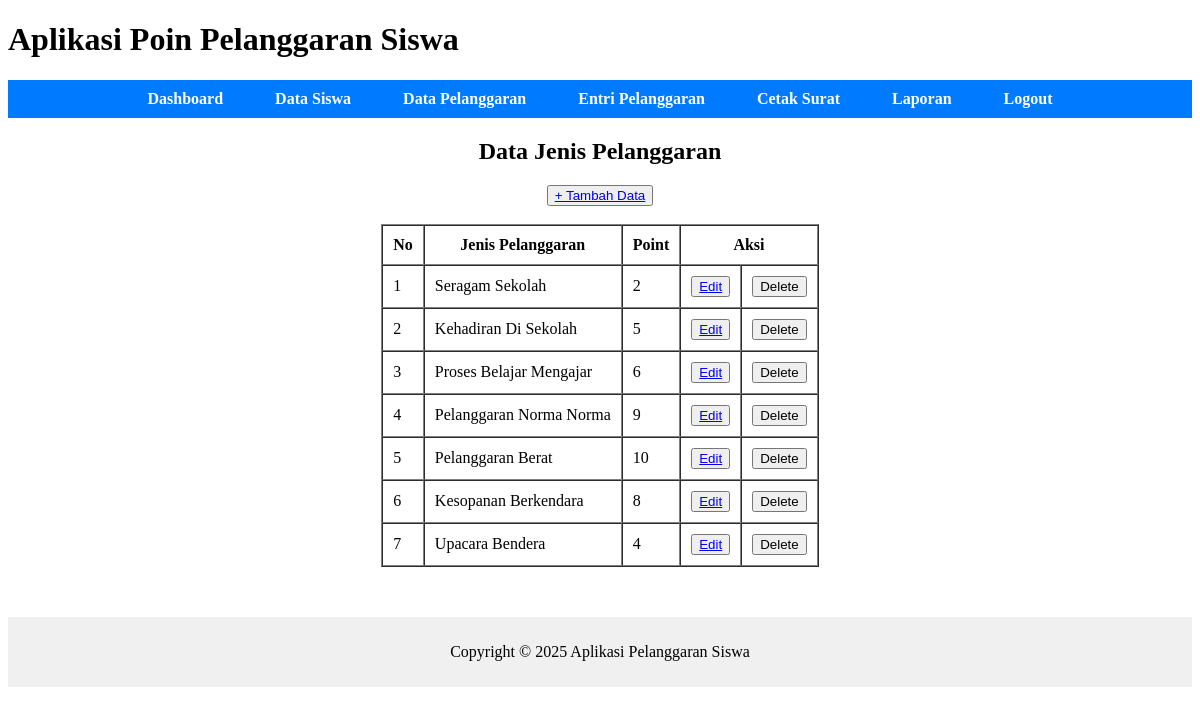
/pages/jenis_pelanggaran/list.php, run on the app's committed database.
### tables this page shows
CREATE TABLE `jenis_pelanggaran` (
  `id_jenis_pelanggaran` INT(2) PRIMARY KEY,
  `jenis` VARCHAR(50),
  `poin` INT(2)
);

### pages/jenis_pelanggaran/list.php (the view, shortened to what this page needs)
<?php
include ROOTPATH . "/config/config.php";
include ROOTPATH . "/includes/header.php";
$result = mysqli_query($conn, "SELECT * FROM jenis_pelanggaran");
?>
<center>
    <h2>Data Jenis Pelanggaran</h2>
    <button><a href="add.php">+ Tambah Data</a></button><br><br>
    <table border="1" cellpadding="10" cellspacing="0">
        <thead>
            <tr>
                <th>No</th>
                <th>Jenis Pelanggaran</th>
                <th>Point</th>
                <th colspan="2">Aksi</th>
            </tr>
        </thead>
        <tbody>
            <?php
            $no = 1;
            while ($row = mysqli_fetch_assoc($result)){ ?>
            <tr>
                <td><?= $no++?></td>
                <td><?= htmlspecialchars($row['jenis']) ?></td>
                <td><?= htmlspecialchars($row['poin']) ?></td>
                <td>
                    <button><a href="edit.php?id=<?= $row['id_jenis_pelanggaran'] ?>">Edit</a></button>
                </td>
                <td>
                    <form action="/poin_siswa/process/jenis_pelanggaran_process.php" method="post"
                        onsubmit="return confirm('Ingin Menghapus data <?= $row['jenis'] ?>?')">
                        <button type="submit">Delete</button>
                    </form>
                </td>
            </tr>
            <?php } ?>
        </tbody>
    </table>
</center>
<?php
include "../../includes/footer.php";
?>

### includes/header.php (shortened to what this page needs)
<!DOCTYPE html>
<html lang="id">
<head>
</head>
<body>
    <header>
        <h1>Aplikasi Poin Pelanggaran Siswa</h1>
        <nav>
            <ul>
                <li><a href="/poin_siswa/pages/dashboard.php">Dashboard</a></li>
                <li><a href="/poin_siswa/pages/siswa/list.php">Data Siswa</a></li>
                <li><a href="/poin_siswa/pages/jenis_pelanggaran/list.php">Data Pelanggaran</a></li>
                <li><a href="/poin_siswa/pages/pelanggaran/add.php">Entri Pelanggaran</a></li>
                <li><a href="/poin_siswa/pages/surat/list.php">Cetak Surat</a></li>
                <li><a href="/poin_siswa/pages/laporan/list.php">Laporan</a></li>
                <li><a href="/poin_siswa/pages/logout.php">Logout</a></li>
            </ul>
        </nav>
    </header>
    <main>

### includes/footer.php
</main>
<footer style="margin-top:50px; padding:10px; background-color:#f0f0f0; bottom:0;">
    <center>
        <p>Copyright &copy; 2025 Aplikasi Pelanggaran Siswa</p>
    </center>
</footer>
</body>
</html>

### includes/header.php (style rules this page uses)
nav { background: #007bff; padding: 10px 0; }
nav ul { list-style: none; margin: 0; padding: 0; display: flex; gap: 20px; justify-content: center; }
nav ul li { display: inline; }
nav ul li a { color: #fff; text-decoration: none; font-weight: bold; padding: 8px 16px; border-radius: 4px; transition: background 0.2s; }

### data on the page
jenis_pelanggaran: jenis "Seragam Sekolah", poin "2"
jenis_pelanggaran: jenis "Kehadiran Di Sekolah", poin "5"
jenis_pelanggaran: jenis "Proses Belajar Mengajar", poin "6"
jenis_pelanggaran: jenis "Pelanggaran Norma Norma", poin "9"
jenis_pelanggaran: jenis "Pelanggaran Berat", poin "10"
jenis_pelanggaran: jenis "Kesopanan Berkendara", poin "8"
jenis_pelanggaran: jenis "Upacara Bendera", poin "4"
